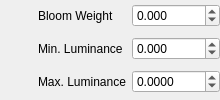
                 <widget class="QWidget" name="hdrAdvancedOptionsWidget" native="true">
                  <layout class="QVBoxLayout" name="verticalLayout_19">
                   <property name="leftMargin">
                    <number>38</number>
                   </property>
                   <property name="topMargin">
                    <number>0</number>
                   </property>
                   <property name="rightMargin">
                    <number>0</number>
                   </property>
                   <property name="bottomMargin">
                    <number>0</number>
                   </property>
                   <item>
                    <layout class="QHBoxLayout" name="horizontalLayout_38">
                     <item>
                      <widget class="QLabel" name="bloomWeightLabel">
                       <property name="text">
                        <string>Bloom Weight</string>
                       </property>
                      </widget>
                     </item>
                     <item>
                      <widget class="QDoubleSpinBox" name="hdrBloomWeightSpinBox">
                       <property name="decimals">
                        <number>3</number>
                       </property>
                       <property name="minimum">
                        <double>-1000.000000000000000</double>
                       </property>
                       <property name="maximum">
                        <double>1000.000000000000000</double>
                       </property>
                       <property name="singleStep">
                        <double>0.050000000000000</double>
                       </property>
                      </widget>
                     </item>
                    </layout>
                   </item>
                   <item>
                    <layout class="QHBoxLayout" name="horizontalLayout_39">
                     <item>
                      <widget class="QLabel" name="minLumLabel">
                       <property name="text">
                        <string>Min. Luminance</string>
                       </property>
                      </widget>
                     </item>
                     <item>
                      <widget class="QDoubleSpinBox" name="hdrMinLuminanceSpinBox">
                       <property name="decimals">
                        <number>3</number>
                       </property>
                       <property name="minimum">
                        <double>-1000.000000000000000</double>
                       </property>
                       <property name="maximum">
                        <double>1000.000000000000000</double>
                       </property>
                       <property name="singleStep">
                        <double>0.050000000000000</double>
                       </property>
                      </widget>
                     </item>
                    </layout>
                   </item>
                   <item>
                    <layout class="QHBoxLayout" name="horizontalLayout_40">
                     <item>
                      <widget class="QLabel" name="maxLumLabel">
                       <property name="text">
                        <string>Max. Luminance</string>
                       </property>
                      </widget>
                     </item>
                     <item>
                      <widget class="QDoubleSpinBox" name="hdrMaxLuminanceSpinBox">
                       <property name="decimals">
                        <number>4</number>
                       </property>
                       <property name="minimum">
                        <double>-1000.000000000000000</double>
                       </property>
                       <property name="maximum">
                        <double>1000.000000000000000</double>
                       </property>
                       <property name="singleStep">
                        <double>0.000100000000000</double>
                       </property>
                      </widget>
                     </item>
                    </layout>
                   </item>
                  </layout>
                 </widget>
